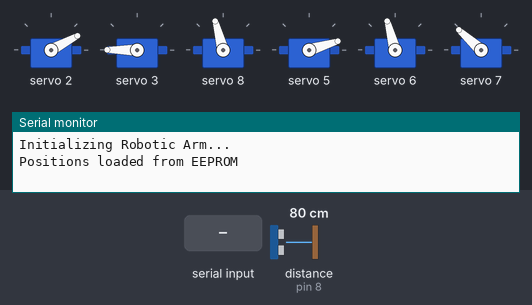
This sketch was run on a simulated Arduino Uno, built with avr-gcc and run on an emulated ATmega328P. On the bench: 6 × servo, the last lines printed to the serial monitor. Wiring (inferred from the names in the program): ultrasonic range finder: trigger pin 9; echo pin 8. Inputs (shaded band) come from the test bench; at power-on: distance to the obstacle (sensor on pin 8) 80 cm. The echo pulse lasts 58.3 µs per cm; EEPROM starts erased.

Above: at 7.4 s.
7.5 s: distance to the obstacle (sensor on pin 8) set to 2 cm
9.0 s: "1" received over Serial
At 13.5 s:
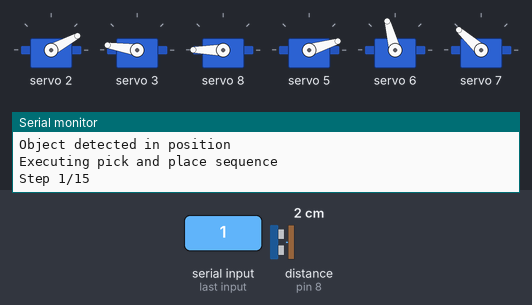
At 16.7 s:
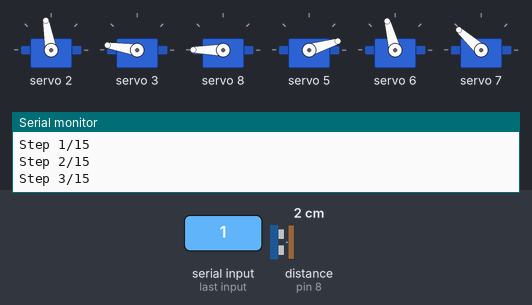
Timing chart, 0 to 30.3 s (numbered marks = the images above; inputs shaded):
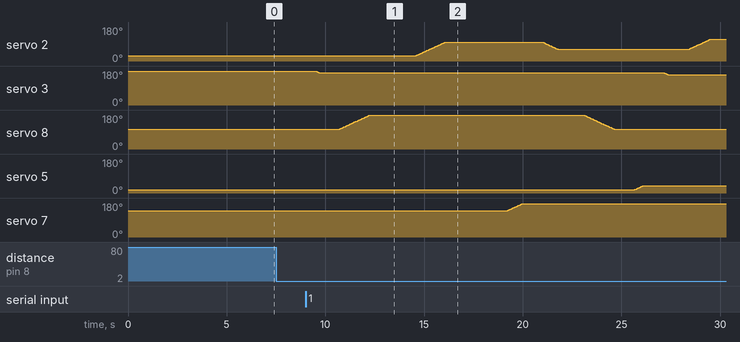

Measured:
- after the input at 9.0 s, servo 3: moves from 180° to 160° over 17.8 s, starting after 0.53 s; servo 8: rises from 105° to 180° in 1.5 s, then falls to 105° in 12.4 s; servo 5: moves from 17° to 39° over 0.41 s, starting after 16.7 s; servo 7: moves from 138° to 176° over 0.77 s, starting after 10.2 s

The sketch:

Automatic_Arm_Control.ino
```cpp
#include <Wire.h>
#include <Servo.h>
#include <Stepper.h>
#include <Adafruit_PWMServoDriver.h>
#include <EEPROM.h>

// Configuration namespace with improved organization
namespace Config {
    // System Constants
    constexpr unsigned long SERIAL_BAUD_RATE = 9600;
    constexpr unsigned long WATCHDOG_TIMEOUT_MS = 30000;  // Added watchdog

    // PWM and Motion Constants
    constexpr int MIN_PWM = 150;
    constexpr int MAX_PWM = 650;
    constexpr int SERVO_DELAY_MS = 40;
    constexpr int MOTION_SMOOTHNESS = 5;
    constexpr int MOVEMENT_DELAY_MS = 1000;
    constexpr int SERVO_COUNT = 6;
    constexpr int PWM_FREQUENCY = 60;

    // EEPROM Configuration
    constexpr int EEPROM_START_ADDRESS = 0;
    constexpr int EEPROM_ADDRESS_SPACING = 2;
    constexpr unsigned long EEPROM_WRITE_INTERVAL_MS = 5000;

    // Conveyor Belt Configuration
    constexpr int DETECTION_DISTANCE_MIN = 7;  // cm
    constexpr int DETECTION_DISTANCE_MAX = 45; // cm
    constexpr unsigned long CONVEYOR_TIMEOUT_MS = 30000;
    constexpr int CONVEYOR_DEFAULT_SPEED = 70;

    // Ultrasonic Sensor Configuration
    constexpr int TRIG_PIN = 9;
    constexpr int ECHO_PIN = 8;
    constexpr unsigned long SONAR_TIMEOUT_MICROS = 23529;
    constexpr float SOUND_SPEED_CM_MICROSEC = 0.034;
    constexpr int MAX_VALID_DISTANCE_CM = 100;
    constexpr unsigned long DISTANCE_CHECK_INTERVAL_MS = 100;

    // Stepper Motor Configuration
    constexpr int STEPPER_DIR_PIN = 6;
    constexpr int STEPPER_STEP_PIN = 5;
    constexpr int STEPS_PER_REV = 6400;
    constexpr unsigned long BASE_STEP_INTERVAL_MICROS = 800;
    constexpr unsigned long STEP_PULSE_WIDTH_MICROS = 10;
    constexpr unsigned long STEPS_PER_BATCH = 50;
    constexpr unsigned long BATCH_DELAY_MICROS = 500;

    // Error Codes
    enum class ErrorCode {
        NONE = 0,
        PWM_INIT_FAILED,
        INVALID_MOVEMENT,
        SENSOR_ERROR,
        CONVEYOR_TIMEOUT,
        INVALID_COMMAND
    };

    // System Status
    enum class SystemStatus {
        INITIALIZING,
        READY,
        ERROR,
        BUSY,
        WAITING_FOR_OBJECT,
        OBJECT_DETECTED
    };

    // Object Configurations
    enum class ObjectSize { SMALL, MEDIUM, LARGE };

    struct GripperConfig {
        static constexpr int OPEN_POSITION = 120;
        static constexpr int CLOSE_SMALL = 155;
        static constexpr int CLOSE_MEDIUM = 150;
        static constexpr int CLOSE_LARGE = 140;

        static int getGripPosition(ObjectSize size) {
            switch (size) {
                case ObjectSize::SMALL: return CLOSE_SMALL;
                case ObjectSize::MEDIUM: return CLOSE_MEDIUM;
                case ObjectSize::LARGE: return CLOSE_LARGE;
                default: return OPEN_POSITION;
            }
        }
    };

    struct PlacementConfig {
        static constexpr int SMALL_POSITION = 90;
        static constexpr int MEDIUM_POSITION = 50;
        static constexpr int LARGE_POSITION = 10;

        static int getPosition(ObjectSize size) {
            switch (size) {
                case ObjectSize::SMALL: return SMALL_POSITION;
                case ObjectSize::MEDIUM: return MEDIUM_POSITION;
                case ObjectSize::LARGE: return LARGE_POSITION;
                default: return MEDIUM_POSITION;
            }
        }
    };
}

// Improved distance sensor class with error handling
class DistanceSensor {
private:
    float lastValidReading = -1;
    unsigned long lastReadTime = 0;

    float readRawDistance() {
        digitalWrite(Config::TRIG_PIN, LOW);
        delayMicroseconds(2);
        digitalWrite(Config::TRIG_PIN, HIGH);
        delayMicroseconds(10);
        digitalWrite(Config::TRIG_PIN, LOW);

        long duration = pulseIn(Config::ECHO_PIN, HIGH, Config::SONAR_TIMEOUT_MICROS);
        if (duration == 0) return -1;

        float distance = (duration * Config::SOUND_SPEED_CM_MICROSEC) / 2;
        return (distance > 0 && distance < Config::MAX_VALID_DISTANCE_CM) ? distance : -1;
    }

    float getFilteredReading() {
        constexpr int SAMPLES = 3;
        float total = 0;
        int validReadings = 0;

        for (int i = 0; i < SAMPLES; i++) {
            float reading = readRawDistance();
            if (reading > 0) {
                total += reading;
                validReadings++;
            }
            delayMicroseconds(1000);
        }

        return (validReadings > 0) ? (total / validReadings) : -1;
    }

public:
    void begin() {
        pinMode(Config::TRIG_PIN, OUTPUT);
        pinMode(Config::ECHO_PIN, INPUT);
    }

    float getDistance() {
        unsigned long currentTime = millis();
        if (currentTime - lastReadTime >= Config::DISTANCE_CHECK_INTERVAL_MS) {
            float reading = getFilteredReading();
            if (reading > 0) {
                lastValidReading = reading;
            }
            lastReadTime = currentTime;
        }
        return lastValidReading;
    }
};

// Improved conveyor system with better error handling
class ConveyorSystem {
private:
    DistanceSensor sensor;
    bool objectDetected = false;
    bool isMoving = false;
    unsigned long moveStartTime = 0;
    int currentSpeed = Config::CONVEYOR_DEFAULT_SPEED;
    unsigned long lastStepTime = 0;
    unsigned long stepCount = 0;

    void configureStepperPins() {
        pinMode(Config::STEPPER_DIR_PIN, OUTPUT);
        pinMode(Config::STEPPER_STEP_PIN, OUTPUT);
        digitalWrite(Config::STEPPER_DIR_PIN, LOW);
    }

    void stepMotor() {
        unsigned long currentMicros = micros();
        unsigned long stepInterval = Config::BASE_STEP_INTERVAL_MICROS *
                                   (100 - currentSpeed) / 50;

        if (currentMicros - lastStepTime >= stepInterval) {
            digitalWrite(Config::STEPPER_STEP_PIN, HIGH);
            delayMicroseconds(Config::STEP_PULSE_WIDTH_MICROS);
            digitalWrite(Config::STEPPER_STEP_PIN, LOW);
            lastStepTime = currentMicros;

            stepCount++;
            if (stepCount >= Config::STEPS_PER_BATCH) {
                delayMicroseconds(Config::BATCH_DELAY_MICROS);
                stepCount = 0;
            }
        }
    }

public:
    void begin() {
        sensor.begin();
        configureStepperPins();
        reset();
    }

    void setSpeed(int speed) {
        currentSpeed = constrain(speed, 1, 100);
    }

    bool isObjectDetected() const {
        return objectDetected;
    }

    void reset() {
        objectDetected = false;
        isMoving = false;
        stepCount = 0;
        moveStartTime = 0;
    }

    Config::ErrorCode update() {
        float distance = sensor.getDistance();
        unsigned long currentTime = millis();

        // Check for timeout
        if (isMoving && (currentTime - moveStartTime > Config::CONVEYOR_TIMEOUT_MS)) {
            reset();
            return Config::ErrorCode::CONVEYOR_TIMEOUT;
        }

        // Invalid reading
        if (distance < 0) {
            return Config::ErrorCode::SENSOR_ERROR;
        }

        // Object detection logic
        if (distance <= Config::DETECTION_DISTANCE_MIN) {
            if (!objectDetected) {
                objectDetected = true;
                isMoving = false;
                Serial.println(F("Object detected in position"));
            }
        }
        else if (distance <= Config::DETECTION_DISTANCE_MAX) {
            if (!objectDetected && !isMoving) {
                isMoving = true;
                moveStartTime = currentTime;
                Serial.println(F("Conveyor started moving"));
            }
            if (isMoving) {
                stepMotor();
            }
        }
        else {
            if (objectDetected) {
                Serial.println(F("Object removed"));
                objectDetected = false;
            }
            isMoving = false;
        }

        return Config::ErrorCode::NONE;
    }
};

// Improved movement coordination
struct MovementStep {
    uint8_t servoIndex;
    uint8_t position;

    MovementStep(uint8_t idx, uint8_t pos) : servoIndex(idx), position(pos) {}
};

class PickPlaceSequence {
public:
    static MovementStep* createSequence(Config::ObjectSize size, size_t& length) {
        int gripperPosition = Config::GripperConfig::getGripPosition(size);
        int placementPosition = Config::PlacementConfig::getPosition(size);

        static MovementStep sequence[] = {
            {2, 150}, // Raise arm
            {0, 170}, // Move to conveyor
            {5, 120}, // Open gripper
            {1, 85},  // Lower for pick
            {3, 10},  // Adjust wrist
            {4, 90},  // Align claw
            {5, 0},   // Close gripper (updated dynamically)
            {1, 50},  // Lift object
            {0, 0},   // Rotate to placement (updated dynamically)
            {3, 30},  // Orient for placement
            {2, 140}, // Extend arm
            {1, 100}, // Lower arm
            {4, 90},  // Final alignment
            {5, 120}, // Release object
            {1, 50}   // Return to safe height
        };

        sequence[6].position = gripperPosition;
        sequence[8].position = placementPosition;

        length = sizeof(sequence) / sizeof(MovementStep);
        return sequence;
    }
};

// Main robotic arm class with improved error handling and state management
class RoboticArm {
private:
    Adafruit_PWMServoDriver pwm;
    ConveyorSystem conveyor;
    Config::SystemStatus status = Config::SystemStatus::INITIALIZING;
    Config::ErrorCode lastError = Config::ErrorCode::NONE;

    const int pinPositions[Config::SERVO_COUNT] = {8, 2, 3, 5, 6, 7};
    const int movementOrder[Config::SERVO_COUNT] = {1, 2, 0, 3, 4, 5};
    int currentPosition[Config::SERVO_COUNT];
    const int homePosition[Config::SERVO_COUNT] = {90, 20, 180, 10, 90, 120};

    unsigned long lastEEPROMWrite = 0;
    unsigned long lastWatchdogReset = 0;

    void updateWatchdog() {
        lastWatchdogReset = millis();
    }

    bool checkWatchdog() {
        return (millis() - lastWatchdogReset) < Config::WATCHDOG_TIMEOUT_MS;
    }

    int angleToPWM(int angle) const {
        return map(angle, 0, 180, Config::MIN_PWM, Config::MAX_PWM);
    }

    bool isValidPosition(int position, bool isGripper = false) const {
        if (isGripper) {
            return position == Config::GripperConfig::OPEN_POSITION ||
                   position == Config::GripperConfig::CLOSE_SMALL ||
                   position == Config::GripperConfig::CLOSE_MEDIUM ||
                   position == Config::GripperConfig::CLOSE_LARGE;
        }
        return position >= 0 && position <= 180;
    }

    void processCommand(char cmd) {
        switch (cmd) {
            case '0':
                Serial.println(F("Moving to home position"));
                moveToPosition(homePosition);
                break;

            case '1':
            case '2':
            case '3': {
                if (!conveyor.isObjectDetected()) {
                    Serial.println(F("No object detected"));
                    break;
                }

                Config::ObjectSize size;
                switch (cmd) {
                    case '1': size = Config::ObjectSize::SMALL; break;
                    case '2': size = Config::ObjectSize::MEDIUM; break;
                    case '3': size = Config::ObjectSize::LARGE; break;
                }

                executePickPlaceSequence(size);
                break;
            }

            default:
                Serial.println(F("Invalid command. Available commands:"));
                Serial.println(F("0: Home position"));
                Serial.println(F("1: Pick/place small object"));
                Serial.println(F("2: Pick/place medium object"));
                Serial.println(F("3: Pick/place large object"));
                break;
        }
    }

public:
    RoboticArm() : pwm() {
        memcpy(currentPosition, homePosition, sizeof(homePosition));
    }

    bool begin() {
        Serial.begin(Config::SERIAL_BAUD_RATE);
        Serial.println(F("Initializing Robotic Arm..."));

        if (!pwm.begin()) {
            status = Config::SystemStatus::ERROR;
            lastError = Config::ErrorCode::PWM_INIT_FAILED;
            return false;
        }

        pwm.setPWMFreq(Config::PWM_FREQUENCY);
        conveyor.begin();
        loadPositionsFromEEPROM();
        moveToPosition(homePosition);

        status = Config::SystemStatus::READY;
        updateWatchdog();
        return true;
    }

    void process() {
        if (status == Config::SystemStatus::ERROR) {
            handleError();
            return;
        }

        if (!checkWatchdog()) {
            status = Config::SystemStatus::ERROR;
            return;
        }

        // Update conveyor system
        Config::ErrorCode conveyorError = conveyor.update();
        if (conveyorError != Config::ErrorCode::NONE) {
            handleError(conveyorError);
            return;
        }

        // Process any pending serial commands
        if (Serial.available() > 0) {
            char cmd = Serial.read();
            processCommand(cmd);
            // Clear any remaining bytes in serial buffer
            while (Serial.available()) Serial.read();
        }

        updateWatchdog();
    }

private:
    void handleError(Config::ErrorCode error = Config::ErrorCode::NONE) {
        lastError = error;
        status = Config::SystemStatus::ERROR;

        Serial.print(F("Error detected: "));
        switch (error) {
            case Config::ErrorCode::PWM_INIT_FAILED:
                Serial.println(F("PWM initialization failed"));
                break;
            case Config::ErrorCode::INVALID_MOVEMENT:
                Serial.println(F("Invalid movement detected"));
                break;
            case Config::ErrorCode::SENSOR_ERROR:
                Serial.println(F("Distance sensor error"));
                break;
            case Config::ErrorCode::CONVEYOR_TIMEOUT:
                Serial.println(F("Conveyor movement timeout"));
                break;
            default:
                Serial.println(F("Unknown error"));
                break;
        }

        // Try to recover by moving to home position
        moveToPosition(homePosition);
        status = Config::SystemStatus::READY;
    }

    void loadPositionsFromEEPROM() {
        for (int i = 0; i < Config::SERVO_COUNT; i++) {
            int position;
            int address = Config::EEPROM_START_ADDRESS + (i * Config::EEPROM_ADDRESS_SPACING);
            EEPROM.get(address, position);

            if (i == 5) { // Gripper servo
                currentPosition[i] = isValidPosition(position, true) ?
                    position : Config::GripperConfig::OPEN_POSITION;
            } else {
                currentPosition[i] = isValidPosition(position) ?
                    position : homePosition[i];
            }
        }
        Serial.println(F("Positions loaded from EEPROM"));
    }

    void savePositionToEEPROM(int servoIndex) {
        unsigned long currentTime = millis();
        if (currentTime - lastEEPROMWrite < Config::EEPROM_WRITE_INTERVAL_MS) {
            return;
        }

        int address = Config::EEPROM_START_ADDRESS + (servoIndex * Config::EEPROM_ADDRESS_SPACING);
        EEPROM.put(address, currentPosition[servoIndex]);
        lastEEPROMWrite = currentTime;
    }

    bool moveServoSmooth(int servoIndex, int targetAngle) {
        if (!isValidPosition(targetAngle, servoIndex == 5)) {
            Serial.println(F("Invalid position requested"));
            return false;
        }

        int currentPWM = angleToPWM(currentPosition[servoIndex]);
        int targetPWM = angleToPWM(targetAngle);
        int step = (targetPWM > currentPWM) ? Config::MOTION_SMOOTHNESS : -Config::MOTION_SMOOTHNESS;

        while ((step > 0 && currentPWM <= targetPWM) ||
               (step < 0 && currentPWM >= targetPWM)) {
            pwm.setPWM(pinPositions[servoIndex], 0, currentPWM);
            delay(Config::SERVO_DELAY_MS);
            currentPWM += step;
        }

        // Ensure final position is exact
        pwm.setPWM(pinPositions[servoIndex], 0, targetPWM);
        currentPosition[servoIndex] = targetAngle;
        savePositionToEEPROM(servoIndex);
        return true;
    }

    void moveToPosition(const int targetPosition[]) {
        for (int i = 0; i < Config::SERVO_COUNT; i++) {
            int servoIndex = movementOrder[i];
            if (!moveServoSmooth(servoIndex, targetPosition[servoIndex])) {
                handleError(Config::ErrorCode::INVALID_MOVEMENT);
                return;
            }
            delay(Config::MOVEMENT_DELAY_MS);
        }
    }

    bool executePickPlace(const MovementStep sequence[], size_t sequenceLength) {
        Serial.println(F("Executing pick and place sequence"));
        status = Config::SystemStatus::BUSY;

        for (size_t i = 0; i < sequenceLength; i++) {
            const MovementStep& step = sequence[i];

            if (step.servoIndex >= Config::SERVO_COUNT) {
                handleError(Config::ErrorCode::INVALID_MOVEMENT);
                return false;
            }

            if (!moveServoSmooth(step.servoIndex, step.position)) {
                handleError(Config::ErrorCode::INVALID_MOVEMENT);
                return false;
            }

            delay(Config::MOVEMENT_DELAY_MS);

            Serial.print(F("Step "));
            Serial.print(i + 1);
            Serial.print(F("/"));
            Serial.println(sequenceLength);
        }

        delay(500); // Short delay before returning home
        moveToPosition(homePosition);
        status = Config::SystemStatus::READY;
        return true;
    }

    void executePickPlaceSequence(Config::ObjectSize size) {
    size_t sequenceLength;
    MovementStep* sequence = PickPlaceSequence::createSequence(size, sequenceLength);

    if (executePickPlace(sequence, sequenceLength)) {
        conveyor.reset();
        Serial.println(F("Pick and place sequence completed")); // Add this line
    }
}

public:
    Config::SystemStatus getStatus() const {
        return status;
    }

    Config::ErrorCode getLastError() const {
        return lastError;
    }

    void resetError() {
        lastError = Config::ErrorCode::NONE;
        status = Config::SystemStatus::READY;
    }
};


// Global instance of RoboticArm
RoboticArm arm;

void setup() {
    // Initialize the robotic arm
    if (!arm.begin()) {
        // If initialization fails, enter error loop
        while (1) {
            delay(1000);  // Wait in error state
        }
    }
}

void loop() {
    // Process robotic arm operations
    arm.process();
}
    
```
